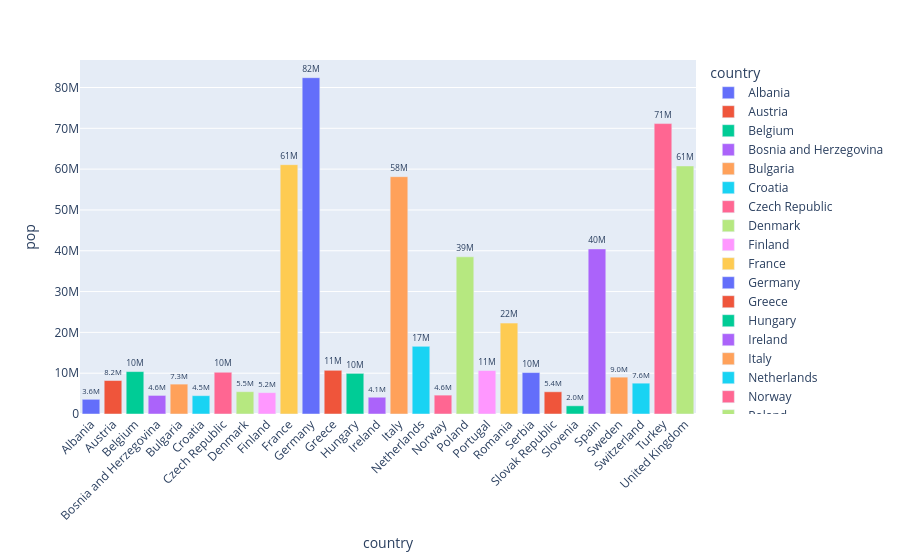

Notebook cell for this chart:
### Markdown cell above
# Bar Charts

### Code cell
df_us = px.data.gapminder().query("country== 'United States'")
px.bar(df_us, x='year', y='pop')

df_tips = px.data.tips()
px.bar(df_tips, x ='day',y='tip',color='sex', title='Tips by Sex on Each Day',
       labels={'tip':'Tip Amount', 'day':'Day of Week'})

px.bar(df_tips, x ='day',y='total_bill',color='smoker', barmode='group')

df_europe = px.data.gapminder().query("continent == 'Europe' and year == 2007 and pop > 2.e6")
fig = px.bar(df_europe, y='pop',x='country', text='pop',color='country')
fig.update_traces(texttemplate='%{text:.2s}', textposition='outside')
fig.update_layout(uniformtext_minsize=8)
fig.update_layout(xaxis_tickangle=-45)

fig

### Figure 1 — Plotly figure (JSON) as saved in the notebook; plotly's stock layout.template omitted (floating-point values rounded to 4 significant figures)
{"data": [{"hovertemplate": "country=%{x}<br>pop=%{text}<extra></extra>", "legendgroup": "Albania", "marker": {"color": "#636efa", "pattern": {"shape": ""}}, "name": "Albania", "orientation": "v", "showlegend": true, "text": [3601000.0], "textposition": "outside", "texttemplate": "%{text:.2s}", "type": "bar", "x": ["Albania"], "xaxis": "x", "y": [3600523], "yaxis": "y"}, {"hovertemplate": "country=%{x}<br>pop=%{text}<extra></extra>", "legendgroup": "Austria", "marker": {"color": "#EF553B", "pattern": {"shape": ""}}, "name": "Austria", "orientation": "v", "showlegend": true, "text": [8200000.0], "textposition": "outside", "texttemplate": "%{text:.2s}", "type": "bar", "x": ["Austria"], "xaxis": "x", "y": [8199783], "yaxis": "y"}, {"hovertemplate": "country=%{x}<br>pop=%{text}<extra></extra>", "legendgroup": "Belgium", "marker": {"color": "#00cc96", "pattern": {"shape": ""}}, "name": "Belgium", "orientation": "v", "showlegend": true, "text": [10390000.0], "textposition": "outside", "texttemplate": "%{text:.2s}", "type": "bar", "x": ["Belgium"], "xaxis": "x", "y": [10392226], "yaxis": "y"}, {"hovertemplate": "country=%{x}<br>pop=%{text}<extra></extra>", "legendgroup": "Bosnia and Herzegovina", "marker": {"color": "#ab63fa", "pattern": {"shape": ""}}, "name": "Bosnia and Herzegovina", "orientation": "v", "showlegend": true, "text": [4552000.0], "textposition": "outside", "texttemplate": "%{text:.2s}", "type": "bar", "x": ["Bosnia and Herzegovina"], "xaxis": "x", "y": [4552198], "yaxis": "y"}, {"hovertemplate": "country=%{x}<br>pop=%{text}<extra></extra>", "legendgroup": "Bulgaria", "marker": {"color": "#FFA15A", "pattern": {"shape": ""}}, "name": "Bulgaria", "orientation": "v", "showlegend": true, "text": [7323000.0], "textposition": "outside", "texttemplate": "%{text:.2s}", "type": "bar", "x": ["Bulgaria"], "xaxis": "x", "y": [7322858], "yaxis": "y"}, {"hovertemplate": "country=%{x}<br>pop=%{text}<extra></extra>", "legendgroup": "Croatia", "marker": {"color": "#19d3f3", "pattern": {"shape": ""}}, "name": "Croatia", "orientation": "v", "showlegend": true, "text": [4493000.0], "textposition": "outside", "texttemplate": "%{text:.2s}", "type": "bar", "x": ["Croatia"], "xaxis": "x", "y": [4493312], "yaxis": "y"}, {"hovertemplate": "country=%{x}<br>pop=%{text}<extra></extra>", "legendgroup": "Czech Republic", "marker": {"color": "#FF6692", "pattern": {"shape": ""}}, "name": "Czech Republic", "orientation": "v", "showlegend": true, "text": [10230000.0], "textposition": "outside", "texttemplate": "%{text:.2s}", "type": "bar", "x": ["Czech Republic"], "xaxis": "x", "y": [10228744], "yaxis": "y"}, {"hovertemplate": "country=%{x}<br>pop=%{text}<extra></extra>", "legendgroup": "Denmark", "marker": {"color": "#B6E880", "pattern": {"shape": ""}}, "name": "Denmark", "orientation": "v", "showlegend": true, "text": [5468000.0], "textposition": "outside", "texttemplate": "%{text:.2s}", "type": "bar", "x": ["Denmark"], "xaxis": "x", "y": [5468120], "yaxis": "y"}, {"hovertemplate": "country=%{x}<br>pop=%{text}<extra></extra>", "legendgroup": "Finland", "marker": {"color": "#FF97FF", "pattern": {"shape": ""}}, "name": "Finland", "orientation": "v", "showlegend": true, "text": [5238000.0], "textposition": "outside", "texttemplate": "%{text:.2s}", "type": "bar", "x": ["Finland"], "xaxis": "x", "y": [5238460], "yaxis": "y"}, {"hovertemplate": "country=%{x}<br>pop=%{text}<extra></extra>", "legendgroup": "France", "marker": {"color": "#FECB52", "pattern": {"shape": ""}}, "name": "France", "orientation": "v", "showlegend": true, "text": [61080000.0], "textposition": "outside", "texttemplate": "%{text:.2s}", "type": "bar", "x": ["France"], "xaxis": "x", "y": [61083916], "yaxis": "y"}, {"hovertemplate": "country=%{x}<br>pop=%{text}<extra></extra>", "legendgroup": "Germany", "marker": {"color": "#636efa", "pattern": {"shape": ""}}, "name": "Germany", "orientation": "v", "showlegend": true, "text": [82400000.0], "textposition": "outside", "texttemplate": "%{text:.2s}", "type": "bar", "x": ["Germany"], "xaxis": "x", "y": [82400996], "yaxis": "y"}, {"hovertemplate": "country=%{x}<br>pop=%{text}<extra></extra>", "legendgroup": "Greece", "marker": {"color": "#EF553B", "pattern": {"shape": ""}}, "name": "Greece", "orientation": "v", "showlegend": true, "text": [10710000.0], "textposition": "outside", "texttemplate": "%{text:.2s}", "type": "bar", "x": ["Greece"], "xaxis": "x", "y": [10706290], "yaxis": "y"}, {"hovertemplate": "country=%{x}<br>pop=%{text}<extra></extra>", "legendgroup": "Hungary", "marker": {"color": "#00cc96", "pattern": {"shape": ""}}, "name": "Hungary", "orientation": "v", "showlegend": true, "text": [9956000.0], "textposition": "outside", "texttemplate": "%{text:.2s}", "type": "bar", "x": ["Hungary"], "xaxis": "x", "y": [9956108], "yaxis": "y"}, {"hovertemplate": "country=%{x}<br>pop=%{text}<extra></extra>", "legendgroup": "Ireland", "marker": {"color": "#ab63fa", "pattern": {"shape": ""}}, "name": "Ireland", "orientation": "v", "showlegend": true, "text": [4109000.0], "textposition": "outside", "texttemplate": "%{text:.2s}", "type": "bar", "x": ["Ireland"], "xaxis": "x", "y": [4109086], "yaxis": "y"}, {"hovertemplate": "country=%{x}<br>pop=%{text}<extra></extra>", "legendgroup": "Italy", "marker": {"color": "#FFA15A", "pattern": {"shape": ""}}, "name": "Italy", "orientation": "v", "showlegend": true, "text": [58150000.0], "textposition": "outside", "texttemplate": "%{text:.2s}", "type": "bar", "x": ["Italy"], "xaxis": "x", "y": [58147733], "yaxis": "y"}, {"hovertemplate": "country=%{x}<br>pop=%{text}<extra></extra>", "legendgroup": "Netherlands", "marker": {"color": "#19d3f3", "pattern": {"shape": ""}}, "name": "Netherlands", "orientation": "v", "showlegend": true, "text": [16570000.0], "textposition": "outside", "texttemplate": "%{text:.2s}", "type": "bar", "x": ["Netherlands"], "xaxis": "x", "y": [16570613], "yaxis": "y"}, {"hovertemplate": "country=%{x}<br>pop=%{text}<extra></extra>", "legendgroup": "Norway", "marker": {"color": "#FF6692", "pattern": {"shape": ""}}, "name": "Norway", "orientation": "v", "showlegend": true, "text": [4628000.0], "textposition": "outside", "texttemplate": "%{text:.2s}", "type": "bar", "x": ["Norway"], "xaxis": "x", "y": [4627926], "yaxis": "y"}, {"hovertemplate": "country=%{x}<br>pop=%{text}<extra></extra>", "legendgroup": "Poland", "marker": {"color": "#B6E880", "pattern": {"shape": ""}}, "name": "Poland", "orientation": "v", "showlegend": true, "text": [38520000.0], "textposition": "outside", "texttemplate": "%{text:.2s}", "type": "bar", "x": ["Poland"], "xaxis": "x", "y": [38518241], "yaxis": "y"}, {"hovertemplate": "country=%{x}<br>pop=%{text}<extra></extra>", "legendgroup": "Portugal", "marker": {"color": "#FF97FF", "pattern": {"shape": ""}}, "name": "Portugal", "orientation": "v", "showlegend": true, "text": [10640000.0], "textposition": "outside", "texttemplate": "%{text:.2s}", "type": "bar", "x": ["Portugal"], "xaxis": "x", "y": [10642836], "yaxis": "y"}, {"hovertemplate": "country=%{x}<br>pop=%{text}<extra></extra>", "legendgroup": "Romania", "marker": {"color": "#FECB52", "pattern": {"shape": ""}}, "name": "Romania", "orientation": "v", "showlegend": true, "text": [22280000.0], "textposition": "outside", "texttemplate": "%{text:.2s}", "type": "bar", "x": ["Romania"], "xaxis": "x", "y": [22276056], "yaxis": "y"}, {"hovertemplate": "country=%{x}<br>pop=%{text}<extra></extra>", "legendgroup": "Serbia", "marker": {"color": "#636efa", "pattern": {"shape": ""}}, "name": "Serbia", "orientation": "v", "showlegend": true, "text": [10150000.0], "textposition": "outside", "texttemplate": "%{text:.2s}", "type": "bar", "x": ["Serbia"], "xaxis": "x", "y": [10150265], "yaxis": "y"}, {"hovertemplate": "country=%{x}<br>pop=%{text}<extra></extra>", "legendgroup": "Slovak Republic", "marker": {"color": "#EF553B", "pattern": {"shape": ""}}, "name": "Slovak Republic", "orientation": "v", "showlegend": true, "text": [5448000.0], "textposition": "outside", "texttemplate": "%{text:.2s}", "type": "bar", "x": ["Slovak Republic"], "xaxis": "x", "y": [5447502], "yaxis": "y"}, {"hovertemplate": "country=%{x}<br>pop=%{text}<extra></extra>", "legendgroup": "Slovenia", "marker": {"color": "#00cc96", "pattern": {"shape": ""}}, "name": "Slovenia", "orientation": "v", "showlegend": true, "text": [2009000.0], "textposition": "outside", "texttemplate": "%{text:.2s}", "type": "bar", "x": ["Slovenia"], "xaxis": "x", "y": [2009245], "yaxis": "y"}, {"hovertemplate": "country=%{x}<br>pop=%{text}<extra></extra>", "legendgroup": "Spain", "marker": {"color": "#ab63fa", "pattern": {"shape": ""}}, "name": "Spain", "orientation": "v", "showlegend": true, "text": [40450000.0], "textposition": "outside", "texttemplate": "%{text:.2s}", "type": "bar", "x": ["Spain"], "xaxis": "x", "y": [40448191], "yaxis": "y"}, {"hovertemplate": "country=%{x}<br>pop=%{text}<extra></extra>", "legendgroup": "Sweden", "marker": {"color": "#FFA15A", "pattern": {"shape": ""}}, "name": "Sweden", "orientation": "v", "showlegend": true, "text": [9031000.0], "textposition": "outside", "texttemplate": "%{text:.2s}", "type": "bar", "x": ["Sweden"], "xaxis": "x", "y": [9031088], "yaxis": "y"}, {"hovertemplate": "country=%{x}<br>pop=%{text}<extra></extra>", "legendgroup": "Switzerland", "marker": {"color": "#19d3f3", "pattern": {"shape": ""}}, "name": "Switzerland", "orientation": "v", "showlegend": true, "text": [7555000.0], "textposition": "outside", "texttemplate": "%{text:.2s}", "type": "bar", "x": ["Switzerland"], "xaxis": "x", "y": [7554661], "yaxis": "y"}, {"hovertemplate": "country=%{x}<br>pop=%{text}<extra></extra>", "legendgroup": "Turkey", "marker": {"color": "#FF6692", "pattern": {"shape": ""}}, "name": "Turkey", "orientation": "v", "showlegend": true, "text": [71160000.0], "textposition": "outside", "texttemplate": "%{text:.2s}", "type": "bar", "x": ["Turkey"], "xaxis": "x", "y": [71158647], "yaxis": "y"}, {"hovertemplate": "country=%{x}<br>pop=%{text}<extra></extra>", "legendgroup": "United Kingdom", "marker": {"color": "#B6E880", "pattern": {"shape": ""}}, "name": "United Kingdom", "orientation": "v", "showlegend": true, "text": [60780000.0], "textposition": "outside", "texttemplate": "%{text:.2s}", "type": "bar", "x": ["United Kingdom"], "xaxis": "x", "y": [60776238], "yaxis": "y"}], "layout": {"barmode": "relative", "legend": {"title": {"text": "country"}, "tracegroupgap": 0}, "margin": {"t": 60}, "uniformtext": {"minsize": 8}, "xaxis": {"anchor": "y", "categoryarray": ["Albania", "Austria", "Belgium", "Bosnia and Herzegovina", "Bulgaria", "Croatia", "Czech Republic", "Denmark", "Finland", "France", "Germany", "Greece", "Hungary", "Ireland", "Italy", "Netherlands", "Norway", "Poland", "Portugal", "Romania", "Serbia", "Slovak Republic", "Slovenia", "Spain", "Sweden", "Switzerland", "Turkey", "United Kingdom"], "categoryorder": "array", "domain": [0, 1], "tickangle": -45, "title": {"text": "country"}}, "yaxis": {"anchor": "x", "domain": [0, 1], "title": {"text": "pop"}}}}
